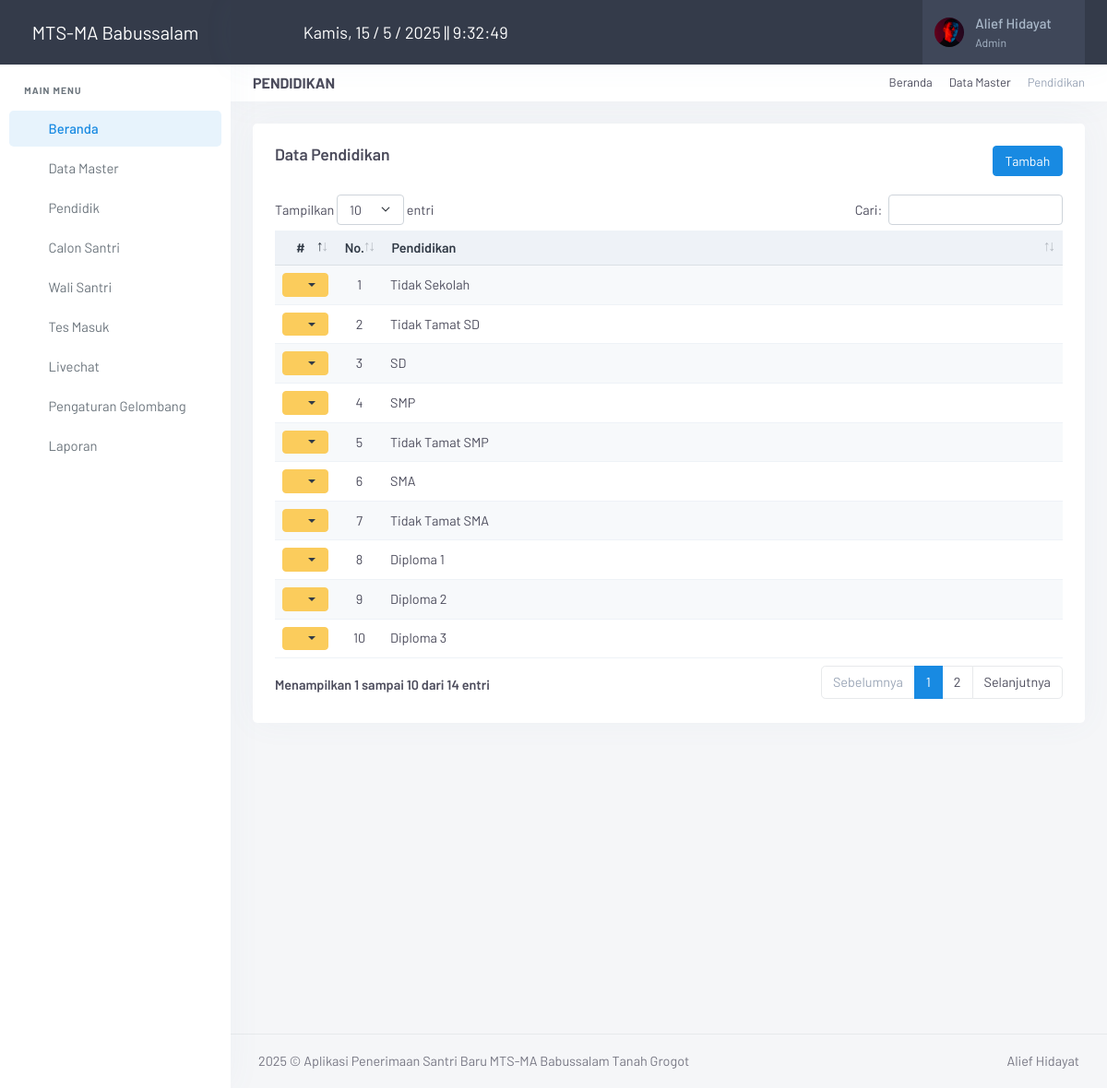
The page /admin/index.php?page=pendidikan (signed in) on the database its author committed.
### tables this page shows
CREATE TABLE `meta` (
  `id_meta` int(11) NOT NULL,
  `instansi` varchar(255) DEFAULT NULL,
  `telp` varchar(50) DEFAULT NULL,
  `email` varchar(255) DEFAULT NULL,
  `alamat` text DEFAULT NULL,
  `logo` varchar(255) DEFAULT NULL,
  `pimpinan` varchar(255) DEFAULT NULL,
  `singkat` varchar(100) NOT NULL
);

CREATE TABLE `pendidikan` (
  `id_pendidikan` int(11) NOT NULL,
  `pendidikan` varchar(100) NOT NULL
);

### admin/inc/koneksi.php (called while the page is built, shortened)
<?php
	$con = mysqli_connect("localhost","root","","db_santri");
?>
<?php $ambil_meta=$con->query("SELECT * FROM meta"); ?>
<?php $meta = $ambil_meta->fetch_assoc(); ?>

### admin/page/pendidikan/pendidikan.php (the view, shortened to what this page needs)
<div class="page-title-head d-flex align-items-center gap-2">
    <div class="flex-grow-1">
        <h4 class="fs-16 text-uppercase fw-bold mb-0">Pendidikan</h4>
    </div>
    <div class="text-end">
        <ol class="breadcrumb m-0 py-0 fs-13">
            <li class="breadcrumb-item"><a href="javascript: void(0);">Beranda</a></li>
            <li class="breadcrumb-item"><a href="javascript: void(0);">Data Master</a></li>
            <li class="breadcrumb-item active">Pendidikan</li>
        </ol>
    </div>
</div>
<div class="row">
    <div class="col-12">
        <div class="card">
            <div class="card-body">
                <h4 class="header-title mb-2">
                    Data Pendidikan
                    <a href="?page=pendidikan&aksi=tambah" class="btn btn-primary btn-sm float-end">Tambah</a>
                </h4>
                <br>
                <table id="dtTabel" class="table table-striped table-sm w-100">
                    <thead class="table-light">
                        <tr>
                            <th width="10" class="text-center">#</th>
                            <th width="5" class="text-center">No.</th>
                            <th>Pendidikan</th>
                        </tr>
                    </thead>
                    <tbody>
                        <?php
                            $nomor = 1;
                            $ambil = $con->query("SELECT * FROM pendidikan ORDER BY id_pendidikan ASC");
                            while ($row = $ambil->fetch_assoc()) { ?>
                                <tr>
                                    <td class="text-center">
                                        <div class="dropdown">
                                            <button class="btn btn-warning btn-sm dropdown-toggle text-dark" type="button" id="dropdownMenuButton" data-bs-toggle="dropdown" aria-haspopup="true" aria-expanded="false">
                                                <i class="ti ti-settings"></i>
                                            </button>
                                        </div>
                                    </td>
                                    <td class="text-center"><?= $nomor; ?></td>
                                    <td><?= $row['pendidikan']; ?></td>
                                </tr>
                            <?php
                            $nomor++;
                            }
                        ?>
                    </tbody>
                </table>
            </div>
        </div>
    </div>
</div>

### admin/index.php (shortened to what this page needs)
<?php
include ("inc/koneksi.php");
if ($_SESSION['Admin'] || $_SESSION['Pimpinan']) {
?>
<!DOCTYPE html>
<html lang="en">
<head>
    <link href="assets/vendor/jsvectormap/jsvectormap.min.css" rel="stylesheet" type="text/css">
    <link href="assets/css/vendor.min.css" rel="stylesheet" type="text/css" />
    <link href="assets/css/app.min.css" rel="stylesheet" type="text/css" id="app-style" />
    <link href="assets/css/icons.min.css" rel="stylesheet" type="text/css" />
    <link href="assets/vendor/datatables.net-bs5/css/dataTables.bootstrap5.min.css" rel="stylesheet" type="text/css" />
    <link href="assets/vendor/datatables.net-responsive-bs5/css/responsive.bootstrap5.min.css" rel="stylesheet" type="text/css" />
    <link href="assets/vendor/datatables.net-fixedcolumns-bs5/css/fixedColumns.bootstrap5.min.css" rel="stylesheet" type="text/css" />
    <link href="assets/vendor/datatables.net-fixedheader-bs5/css/fixedHeader.bootstrap5.min.css" rel="stylesheet" type="text/css" />
    <link href="assets/vendor/datatables.net-buttons-bs5/css/buttons.bootstrap5.min.css" rel="stylesheet" type="text/css" />
    <link href="assets/vendor/datatables.net-select-bs5/css/select.bootstrap5.min.css" rel="stylesheet" type="text/css" />
</head>
<body>
    <?php
    if ($_SESSION['Admin']) { $user = $_SESSION['Admin']; }
    $sql = mysqli_query($con, "SELECT * FROM admin WHERE id_admin='$user'");
    $admin = mysqli_fetch_assoc($sql);
    ?>
    <div class="wrapper">
        <?php include "menu.php" ?>
        <header class="app-topbar">
            <div class="page-container topbar-menu">
                <div class="d-flex align-items-center gap-2">
                    <button class="sidenav-toggle-button px-2">
                        <i class="ti ti-menu-deep fs-24"></i>
                    </button>
                    <div id="current-time" class="time-display text-white"></div>
                </div>
                <div class="d-flex align-items-center gap-2">
                    <div class="topbar-item d-none d-sm-flex">
                        <button class="topbar-link" data-bs-toggle="offcanvas" data-bs-target="#theme-settings-offcanvas" type="button">
                            <i class="ti ti-settings fs-22"></i>
                        </button>
                    </div>
                    <div class="topbar-item d-none d-sm-flex">
                        <button class="topbar-link" id="light-dark-mode" type="button">
                            <i class="ti ti-moon fs-22"></i>
                        </button>
                    </div>
                    <div class="topbar-item nav-user">
                        <div class="dropdown">
                            <a class="topbar-link dropdown-toggle drop-arrow-none px-2" data-bs-toggle="dropdown" data-bs-offset="0,19" type="button" aria-haspopup="false" aria-expanded="false">
                                <img src="assets/gambar/admin/<?= $admin['foto'] ?>" width="32" class="rounded-circle me-lg-2 d-flex" alt="user-image">
                                <span class="d-lg-flex flex-column gap-1 d-none">
                                    <h5 class="my-0"><?= $admin['nama'] ?></h5>
                                    <h6 class="my-0 fw-normal"><?= $admin['level'] ?></h6>
                                </span>
                                <i class="ti ti-chevron-down d-none d-lg-block align-middle ms-2"></i>
                            </a>
                        </div>
                    </div>
                </div>
            </div>
        </header>
        <div class="page-content">
            <div class="page-container">
                <?php
                $page = $_GET['page'];
                $aksi = $_GET['aksi'];
                if ($page == "pendidikan")
                {
                    if ($aksi == "") { include "page/pendidikan/pendidikan.php"; }
                }
                ?>
            </div>
            <footer class="footer">
                <div class="page-container">
                    <div class="row">
                        <div class="col-md-8 text-center text-md-start">
                            <script>document.write(new Date().getFullYear())</script> © Aplikasi Penerimaan Santri Baru <?= $meta['instansi'] ?> Tanah Grogot</span>
                        </div>
                        <div class="col-md-4">
                            <div class="text-md-end footer-links d-none d-md-block">
                                <a href="javascript: void(0);">Alief Hidayat</a>
                            </div>
                        </div>
                    </div>
                </div>
            </footer>
        </div>
    </div>
</body>
</html>
<?php
}else{
    echo '<script language="javascript">alert("Anda belum login, Klik OK untuk Login"); document.location="login.php";</script>';
    }
?>

### admin/menu.php (shortened to what this page needs)
<div class="sidenav-menu">
    <a href="index.php" class="logo">
        <span class="logo-light">
            <span class="logo-lg text-white" style="font-size: 20px;"><?= $meta['instansi'] ?></span>
        </span>
    </a>
    <div data-simplebar>
        <ul class="side-nav table-responsive">
            <li class="side-nav-title">Main Menu</li>
            <li class="side-nav-item">
                <a href="index.php" class="side-nav-link">
                    <span class="menu-icon"><i class="ti ti-home"></i></span>
                    <span class="menu-text"> Beranda </span>
                </a>
            </li>
            <li class="side-nav-item">
                <a data-bs-toggle="collapse" href="#sidebarDTMaster" aria-expanded="false" aria-controls="sidebarDTMaster"
                    class="side-nav-link">
                    <span class="menu-icon"><i class="ti ti-database"></i></span>
                    <span class="menu-text"> Data Master</span>
                    <span class="menu-arrow"></span>
                </a>
            </li>
            <li class="side-nav-item">
                <a href="?page=pendidik" class="side-nav-link">
                    <span class="menu-icon"><i class="ti ti-user"></i></span>
                    <span class="menu-text"> Pendidik </span>
                </a>
            </li>
            <li class="side-nav-item">
                <a data-bs-toggle="collapse" href="#sidebarCsantri" aria-expanded="false" aria-controls="sidebarCsantri"
                    class="side-nav-link">
                    <span class="menu-icon"><i class="ti ti-users"></i></span>
                    <span class="menu-text"> Calon Santri</span>
                    <span class="menu-arrow"></span>
                </a>
            </li>
            <li class="side-nav-item">
                <a data-bs-toggle="collapse" href="#sidebarWaliSantri" aria-expanded="false" aria-controls="sidebarWaliSantri"
                    class="side-nav-link">
                    <span class="menu-icon"><i class="ti ti-users"></i></span>
                    <span class="menu-text"> Wali Santri</span>
                    <span class="menu-arrow"></span>
                </a>
            </li>
            <li class="side-nav-item">
                <a href="?page=tes_masuk" class="side-nav-link">
                    <span class="menu-icon"><i class="ti ti-edit"></i></span>
                    <span class="menu-text"> Tes Masuk </span>
                </a>
            </li>
            <li class="side-nav-item">
                <a href="?page=livechat" class="side-nav-link">
                    <span class="menu-icon"><i class="ti ti-message-circle"></i></span>
                    <span class="menu-text"> Livechat </span>
                </a>
            </li>
            <li class="side-nav-item">
                <a href="?page=pengaturan_gelombang" class="side-nav-link">
                    <span class="menu-icon"><i class="ti ti-message-circle"></i></span>
                    <span class="menu-text"> Pengaturan Gelombang </span>
                </a>
            </li>
            <li class="side-nav-item">
                <a data-bs-toggle="collapse" href="#sidebarLaporan" aria-expanded="false" aria-controls="sidebarLaporan"
                    class="side-nav-link">
                    <span class="menu-icon"><i class="ti ti-printer"></i></span>
                    <span class="menu-text"> Laporan</span>
                    <span class="menu-arrow"></span>
                </a>
            </li>
        </ul>
    </div>
</div>

### admin/index.php (style rules this page uses)
.sidenav-toggle-button, .topnav-toggle-button { background-color: transparent; border: none; cursor: pointer; }
.time-display { font-size: 18px; }

### rows shown on the page
meta: instansi "MTS-MA Babussalam"
pendidikan: pendidikan "Tidak Sekolah"
pendidikan: pendidikan "Tidak Tamat SD"
pendidikan: pendidikan "SD"
pendidikan: pendidikan "SMP"
pendidikan: pendidikan "Tidak Tamat SMP"
pendidikan: pendidikan "SMA"
pendidikan: pendidikan "Tidak Tamat SMA"
pendidikan: pendidikan "Diploma 1"
pendidikan: pendidikan "Diploma 2"
pendidikan: pendidikan "Diploma 3"

### other values the page prints
$admin['nama'] "Alief Hidayat"
$admin['level'] "Admin"
